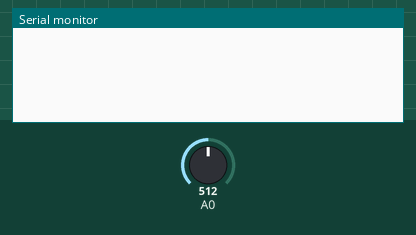
Recording of a sketch running on a simulated ESP8266 (NodeMCU). On the bench: the last lines printed to the serial monitor. Inputs (shaded band) come from the test bench; at power-on: A0 = 512. WiFi joins after 1.5 s; servers stay silent unless stated.

Above: at 3.0 s.
3.1 s: A0 set to 390
At 4.2 s:
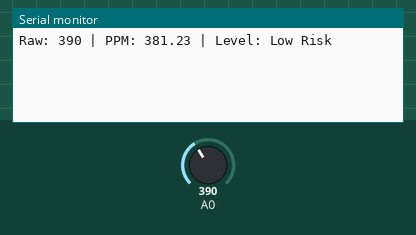
7.3 s: A0 set to 410
At 8.4 s:
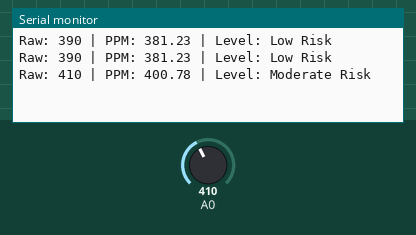
11.3 s: A0 set to 190
At 12.7 s:
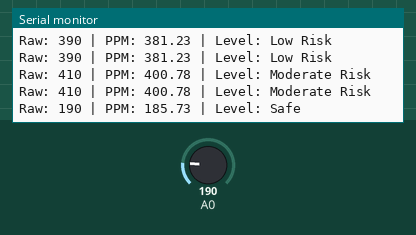
15.3 s: A0 set to 716
At 16.9 s:
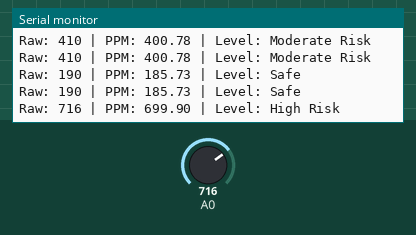
19.3 s: A0 set to 900
At 21.2 s:
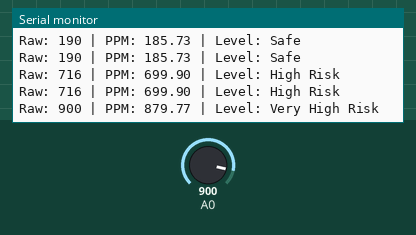

The sketch:

MQ4_Blynk.ino
```cpp
#define BLYNK_TEMPLATE_ID "YourTemplateID"
#define BLYNK_TEMPLATE_NAME "MQ-4 Gas Monitor"
#define BLYNK_AUTH_TOKEN "YourAuthToken"

#include <ESP8266WiFi.h>
#include <BlynkSimpleEsp8266.h>

// WiFi credentials
char ssid[] = "YourWiFiSSID";
char pass[] = "YourWiFiPassword";

BlynkTimer timer;

void sendSensorData() {
  int analogValue = analogRead(A0);

  // Estimate Methane PPM (demo only – not calibrated)
  float ppm = analogValue * (1000.0 / 1023.0);

  // Determine gas quality level
  String gasQuality;

  if (ppm <= 200) {
    gasQuality = "Safe";
  } else if (ppm <= 400) {
    gasQuality = "Low Risk";
  } else if (ppm <= 600) {
    gasQuality = "Moderate Risk";
  } else if (ppm <= 800) {
    gasQuality = "High Risk";
  } else if (ppm <= 1000) {
    gasQuality = "Very High Risk";
  } else {
    gasQuality = "Dangerous";
  }

  // Print to Serial
  Serial.print("Raw: ");
  Serial.print(analogValue);
  Serial.print(" | PPM: ");
  Serial.print(ppm);
  Serial.print(" | Level: ");
  Serial.println(gasQuality);

  // Send to Blynk
  Blynk.virtualWrite(V0, analogValue);
  Blynk.virtualWrite(V1, ppm);
  Blynk.virtualWrite(V2, gasQuality);
}

void setup() {
  Serial.begin(9600);
  Blynk.begin(BLYNK_AUTH_TOKEN, ssid, pass);
  timer.setInterval(2000L, sendSensorData);  // Run every 2 seconds
}

void loop() {
  Blynk.run();
  timer.run();
}
```

Measured:
- after the input at 3.1 s, the serial monitor: prints a new line after 0.70 s (image 1)
- after the input at 7.3 s, the serial monitor: prints a new line after 0.50 s (image 2)
- after the input at 11.3 s, the serial monitor: prints a new line after 0.50 s (image 3)
- after the input at 15.3 s, the serial monitor: prints a new line after 0.50 s (image 4)
- after the input at 19.3 s, the serial monitor: prints a new line after 0.50 s (image 5)
